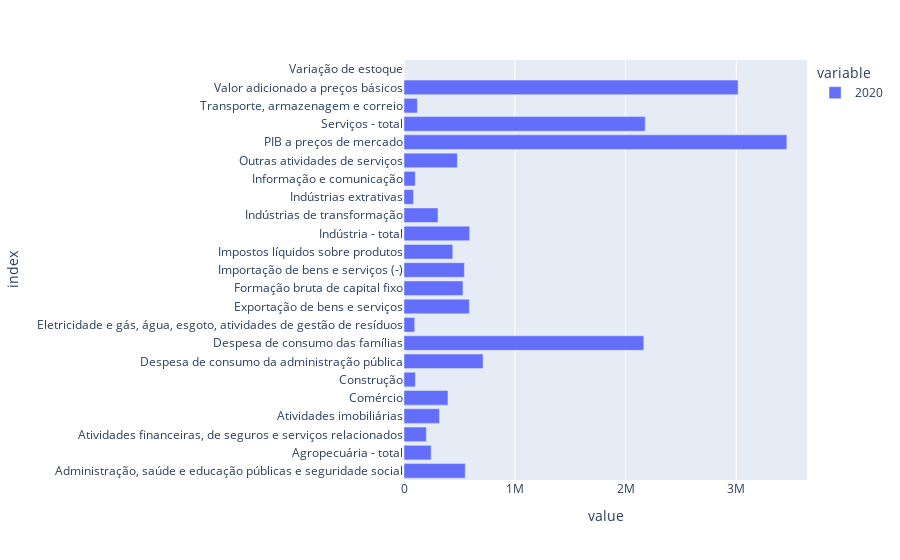

Notebook cell for this chart:
### Code cell
#Gráfico de barras horizontal
px.bar(data_frame=df_agrupado.loc[2020], orientation='h')

### Figure 1 — Plotly figure (JSON) as saved in the notebook; plotly's stock layout.template omitted (floating-point values rounded to 4 significant figures)
{"data": [{"alignmentgroup": "True", "hovertemplate": "variable=2020<br>value=%{x}<br>index=%{y}<extra></extra>", "legendgroup": "2020", "marker": {"color": "#636efa", "pattern": {"shape": ""}}, "name": "2020", "offsetgroup": "2020", "orientation": "h", "showlegend": true, "textposition": "auto", "type": "bar", "x": [552985, 245108, 201835, 320590, 397092, 103306, 713694, 2164924, 96976, 590127, 532511, 545138, 440396, 592994, 306865, 85847, 102217, 482221, 3456372, 2177874, 120933, 3015976, 253], "xaxis": "x", "y": ["Administração, saúde e educação públicas e seguridade social", "Agropecuária - total", "Atividades financeiras, de seguros e serviços relacionados", "Atividades imobiliárias", "Comércio", "Construção", "Despesa de consumo da administração pública", "Despesa de consumo das famílias", "Eletricidade e gás, água, esgoto, atividades de gestão de resíduos", "Exportação de bens e serviços", "Formação bruta de capital fixo", "Importação de bens e serviços (-)", "Impostos líquidos sobre produtos", "Indústria - total", "Indústrias de transformação", "Indústrias extrativas", "Informação e comunicação", "Outras atividades de serviços", "PIB a preços de mercado", "Serviços - total", "Transporte, armazenagem e correio", "Valor adicionado a preços básicos", "Variação de estoque"], "yaxis": "y"}], "layout": {"barmode": "relative", "legend": {"title": {"text": "variable"}, "tracegroupgap": 0}, "margin": {"t": 60}, "xaxis": {"anchor": "y", "domain": [0, 1], "title": {"text": "value"}}, "yaxis": {"anchor": "x", "domain": [0, 1], "title": {"text": "index"}}}}
